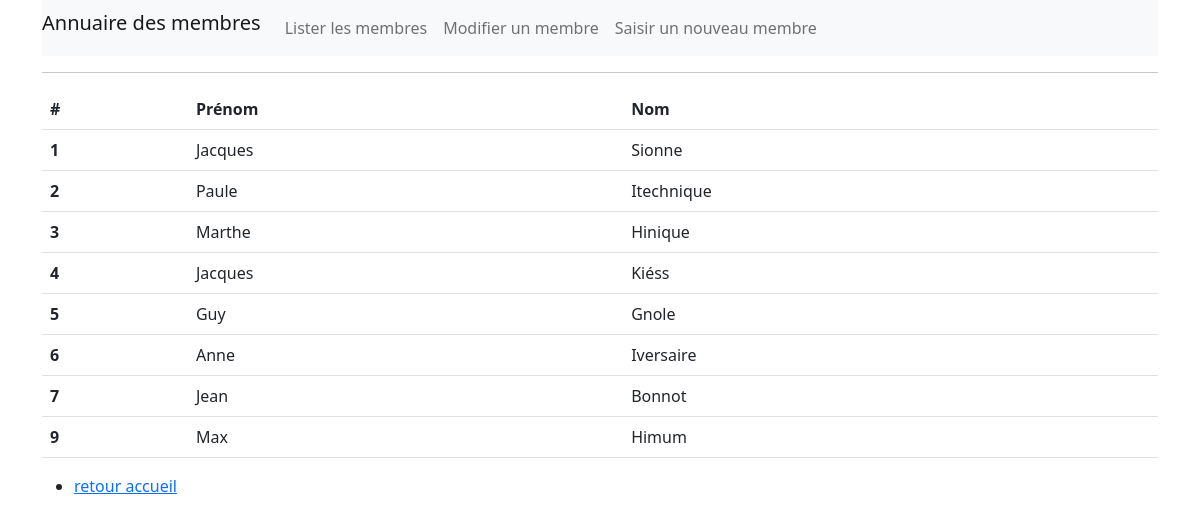
/index.php?uc=gerer&action=lister, run on the app's committed database.
### tables this page shows
CREATE TABLE IF NOT EXISTS `membres` (
  `id` int(11) NOT NULL,
  `nom` varchar(59) DEFAULT NULL,
  `prenom` varchar(30) DEFAULT NULL,
  PRIMARY KEY (`id`)
);

### index.php (called while the page is built, shortened)
<?php
include 'models/PdoBridge.php';
include 'views/v_gabarit_entete.php';
include 'views/v_menu.php';
$action = 'accueil';
if (isset($_REQUEST['action'])) {
    $action=$_REQUEST['action'];
}
$ctrl=new $uc();
$ctrl->$action();
include("views/v_gabarit_pied.php");

### controllers/Gerer.php (called while the page is built, shortened)
<?php
class Gerer
{
    private $pdo;
    public function __construct()
    {
        $this->pdo=PdoBridge::getPdoBridge();
    }
    public function lister()
    {
        $les_membres=$this->pdo->getLesMembres();
        require 'views/v_listemembres.php';
    }
}

### models/PdoBridge.php (called while the page is built, shortened)
<?php
class PdoBridge
{
    private static string $serveur = 'mysql:host=localhost';
    private static string $bdd = 'dbname=d5_mvc_tp2';
    private static string $user = 'root';
    private static string $mdp = '';
    private static $monPdoBridge = null;
    private static PDO $monPdo;
    private function __construct()
    {
        PdoBridge::$monPdo = new PDO(PdoBridge::$serveur . ';' . PdoBridge::$bdd, PdoBridge::$user, PdoBridge::$mdp);
        PdoBridge::$monPdo->query("SET CHARACTER SET utf8");
    }
    public static function getPdoBridge()
    {
        if (PdoBridge::$monPdoBridge == null) {
            PdoBridge::$monPdoBridge = new PdoBridge();
        }
        return PdoBridge::$monPdoBridge;
    }
    public function getLesMembres()
    {
        $sql = 'SELECT id,nom,prenom FROM membres';
        $lesLignes = PdoBridge::$monPdo->query($sql);
        return $lesLignes->fetchALL(PDO::FETCH_ASSOC);
    }
}

### views/v_listemembres.php (the view)
<table class="table">
    <thead>
    <tr>
        <th scope="col">#</th>
        <th scope="col">Prénom</th>
        <th scope="col">Nom</th>
    </tr>
    </thead>
    <tbody>
    <?php foreach ($les_membres as $un_membre) : ?>
        <tr>
            <th><?= $un_membre['id'] ?></th>
            <td><?= $un_membre['prenom'] ?></td>
            <td><?= $un_membre['nom'] ?></td>
        </tr>
    <?php endforeach; ?>
    </tbody>
</table>
<ul>
    <li><a href='index.php'>retour accueil</a></li>
</ul>

### views/v_gabarit_entete.php (shortened to what this page needs)
<!doctype html>
<html lang="fr">
<head>
    <link href="https://cdn.jsdelivr.net/npm/bootstrap@5.2.1/dist/css/bootstrap.min.css" rel="stylesheet">
</head>
<body>
<div class="container">

### views/v_menu.php
<nav class="navbar navbar-expand-lg bg-light">
<ul class="navbar-nav">
<li class="nav-item">
    <a class="navbar-brand" href="index.php">Annuaire des membres</a>
</li>
    <li class="nav-item">
        <a class="nav-link" href="index.php?uc=gerer&action=lister">Lister les membres</a>
    </li>
    <li class="nav-item">
        <a class="nav-link" href="index.php?uc=gerer&action=choisir">Modifier un membre</a>
    </li>
    <li class="nav'item">
        <a class="nav-link" href="index.php?uc=gerer&action=saisir">Saisir un nouveau membre</a>
    </li>
</ul>
    </nav>
<hr>

### views/v_gabarit_pied.php
</div>
</body>
</html>

### data on the page
membres: id "1", prenom "Jacques", nom "Sionne"
membres: id "2", prenom "Paule", nom "Itechnique"
membres: id "3", prenom "Marthe", nom "Hinique"
membres: id "4", prenom "Jacques", nom "Kiéss"
membres: id "5", prenom "Guy", nom "Gnole"
membres: id "6", prenom "Anne", nom "Iversaire"
membres: id "7", prenom "Jean", nom "Bonnot"
membres: id "9", prenom "Max", nom "Himum"
